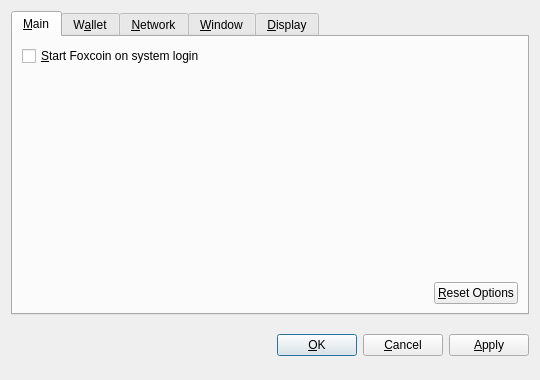
<?xml version="1.0" encoding="UTF-8"?>
<ui version="4.0">
 <class>OptionsDialog</class>
 <widget class="QDialog" name="OptionsDialog">
  <property name="geometry">
   <rect>
    <x>0</x>
    <y>0</y>
    <width>540</width>
    <height>380</height>
   </rect>
  </property>
  <property name="windowTitle">
   <string>Options</string>
  </property>
  <property name="modal">
   <bool>true</bool>
  </property>
  <layout class="QVBoxLayout" name="verticalLayout">
   <item>
    <widget class="QTabWidget" name="tabWidget">
     <property name="tabPosition">
      <enum>QTabWidget::North</enum>
     </property>
     <property name="currentIndex">
      <number>0</number>
     </property>
     <widget class="QWidget" name="tabMain">
      <attribute name="title">
       <string>&amp;Main</string>
      </attribute>
      <layout class="QVBoxLayout" name="verticalLayout_Main">
       <item>
        <widget class="QCheckBox" name="bitcoinAtStartup">
         <property name="toolTip">
          <string>Automatically start Foxcoin after logging in to the system.</string>
         </property>
         <property name="text">
          <string>&amp;Start Foxcoin on system login</string>
         </property>
        </widget>
       </item>
       <item>
        <spacer name="verticalSpacer_Main">
         <property name="orientation">
          <enum>Qt::Vertical</enum>
         </property>
         <property name="sizeHint" stdset="0">
          <size>
           <width>20</width>
           <height>40</height>
          </size>
         </property>
        </spacer>
       </item>
       <item>
        <layout class="QHBoxLayout" name="horizontalLayout_2_Main">
         <item>
          <spacer name="horizontalSpacer_2_Main">
           <property name="orientation">
            <enum>Qt::Horizontal</enum>
           </property>
           <property name="sizeHint" stdset="0">
            <size>
             <width>40</width>
             <height>20</height>
            </size>
           </property>
          </spacer>
         </item>
         <item>
          <widget class="QPushButton" name="resetButton">
           <property name="toolTip">
            <string>Reset all client options to default.</string>
           </property>
           <property name="text">
            <string>&amp;Reset Options</string>
           </property>
           <property name="autoDefault">
            <bool>false</bool>
           </property>
          </widget>
         </item>
        </layout>
       </item>
      </layout>
     </widget>
     <widget class="QWidget" name="tabWallet">
      <attribute name="title">
       <string>W&amp;allet</string>
      </attribute>
      <layout class="QVBoxLayout" name="verticalLayout_Network">
       <item>
        <widget class="QLabel" name="transactionFeeInfoLabel">
         <property name="text">
          <string>Optional transaction fee per kB that helps make sure your transactions are processed quickly. Most transactions are 1 kB.</string>
         </property>
         <property name="textFormat">
          <enum>Qt::PlainText</enum>
         </property>
         <property name="wordWrap">
          <bool>true</bool>
         </property>
        </widget>
       </item>
       <item>
        <layout class="QHBoxLayout" name="horizontalLayout_1_Main">
         <item>
          <widget class="QLabel" name="transactionFeeLabel">
           <property name="text">
            <string>Pay transaction &amp;fee</string>
           </property>
           <property name="textFormat">
            <enum>Qt::PlainText</enum>
           </property>
           <property name="buddy">
            <cstring>transactionFee</cstring>
           </property>
          </widget>
         </item>
         <item>
          <widget class="BitcoinAmountField" name="transactionFee"/>
         </item>
         <item>
          <spacer name="horizontalSpacer_1_Main">
           <property name="orientation">
            <enum>Qt::Horizontal</enum>
           </property>
           <property name="sizeHint" stdset="0">
            <size>
             <width>40</width>
             <height>20</height>
            </size>
           </property>
          </spacer>
         </item>
        </layout>
       </item>
       <item>
        <widget class="QLabel" name="label">
         <property name="text">
          <string>If you disable the spending of unconfirmed change, the change from a transaction cannot be used until that transaction has at least one confirmation. This also affects how your balance is computed.</string>
         </property>
         <property name="wordWrap">
          <bool>true</bool>
         </property>
        </widget>
       </item>
       <item>
        <widget class="QCheckBox" name="spendZeroConfChange">
         <property name="text">
          <string>Spend unconfirmed change  (experts only)</string>
         </property>
        </widget>
       </item>
       <item>
        <spacer name="verticalSpacer">
         <property name="orientation">
          <enum>Qt::Vertical</enum>
         </property>
         <property name="sizeHint" stdset="0">
          <size>
           <width>20</width>
           <height>40</height>
          </size>
         </property>
        </spacer>
       </item>
      </layout>
     </widget>
     <widget class="QWidget" name="tabNetwork">
      <attribute name="title">
       <string>&amp;Network</string>
      </attribute>
      <layout class="QVBoxLayout" name="verticalLayout_Network">
       <item>
        <widget class="QCheckBox" name="mapPortUpnp">
         <property name="toolTip">
          <string>Automatically open the Foxcoin client port on the router. This only works when your router supports UPnP and it is enabled.</string>
         </property>
         <property name="text">
          <string>Map port using &amp;UPnP</string>
         </property>
        </widget>
       </item>
       <item>
        <widget class="QCheckBox" name="connectSocks">
         <property name="toolTip">
          <string>Connect to the Foxcoin network through a SOCKS proxy (e.g. when connecting through Tor).</string>
         </property>
         <property name="text">
          <string>&amp;Connect through SOCKS proxy:</string>
         </property>
        </widget>
       </item>
       <item>
        <layout class="QHBoxLayout" name="horizontalLayout_Network">
         <item>
          <widget class="QLabel" name="proxyIpLabel">
           <property name="text">
            <string>Proxy &amp;IP:</string>
           </property>
           <property name="textFormat">
            <enum>Qt::PlainText</enum>
           </property>
           <property name="buddy">
            <cstring>proxyIp</cstring>
           </property>
          </widget>
         </item>
         <item>
          <widget class="QValidatedLineEdit" name="proxyIp">
           <property name="maximumSize">
            <size>
             <width>140</width>
             <height>16777215</height>
            </size>
           </property>
           <property name="toolTip">
            <string>IP address of the proxy (e.g. 127.0.0.1)</string>
           </property>
          </widget>
         </item>
         <item>
          <widget class="QLabel" name="proxyPortLabel">
           <property name="text">
            <string>&amp;Port:</string>
           </property>
           <property name="textFormat">
            <enum>Qt::PlainText</enum>
           </property>
           <property name="buddy">
            <cstring>proxyPort</cstring>
           </property>
          </widget>
         </item>
         <item>
          <widget class="QLineEdit" name="proxyPort">
           <property name="maximumSize">
            <size>
             <width>55</width>
             <height>16777215</height>
            </size>
           </property>
           <property name="toolTip">
            <string>Port of the proxy (e.g. 9050)</string>
           </property>
          </widget>
         </item>
         <item>
          <widget class="QLabel" name="socksVersionLabel">
           <property name="text">
            <string>SOCKS &amp;Version:</string>
           </property>
           <property name="textFormat">
            <enum>Qt::PlainText</enum>
           </property>
           <property name="buddy">
            <cstring>socksVersion</cstring>
           </property>
          </widget>
         </item>
         <item>
          <widget class="QValueComboBox" name="socksVersion">
           <property name="toolTip">
            <string>SOCKS version of the proxy (e.g. 5)</string>
           </property>
          </widget>
         </item>
         <item>
          <spacer name="horizontalSpacer_Network">
           <property name="orientation">
            <enum>Qt::Horizontal</enum>
           </property>
           <property name="sizeHint" stdset="0">
            <size>
             <width>40</width>
             <height>20</height>
            </size>
           </property>
          </spacer>
         </item>
        </layout>
       </item>
       <item>
        <spacer name="verticalSpacer_Network">
         <property name="orientation">
          <enum>Qt::Vertical</enum>
         </property>
         <property name="sizeHint" stdset="0">
          <size>
           <width>20</width>
           <height>40</height>
          </size>
         </property>
        </spacer>
       </item>
      </layout>
     </widget>
     <widget class="QWidget" name="tabWindow">
      <attribute name="title">
       <string>&amp;Window</string>
      </attribute>
      <layout class="QVBoxLayout" name="verticalLayout_Window">
       <item>
        <widget class="QCheckBox" name="minimizeToTray">
         <property name="toolTip">
          <string>Show only a tray icon after minimizing the window.</string>
         </property>
         <property name="text">
          <string>&amp;Minimize to the tray instead of the taskbar</string>
         </property>
        </widget>
       </item>
       <item>
        <widget class="QCheckBox" name="minimizeOnClose">
         <property name="toolTip">
          <string>Minimize instead of exit the application when the window is closed. When this option is enabled, the application will be closed only after selecting Quit in the menu.</string>
         </property>
         <property name="text">
          <string>M&amp;inimize on close</string>
         </property>
        </widget>
       </item>
       <item>
        <spacer name="verticalSpacer_Window">
         <property name="orientation">
          <enum>Qt::Vertical</enum>
         </property>
         <property name="sizeHint" stdset="0">
          <size>
           <width>20</width>
           <height>40</height>
          </size>
         </property>
        </spacer>
       </item>
      </layout>
     </widget>
     <widget class="QWidget" name="tabDisplay">
      <attribute name="title">
       <string>&amp;Display</string>
      </attribute>
      <layout class="QVBoxLayout" name="verticalLayout_Display">
       <item>
        <layout class="QHBoxLayout" name="horizontalLayout_1_Display">
         <item>
          <widget class="QLabel" name="langLabel">
           <property name="text">
            <string>User Interface &amp;language:</string>
           </property>
           <property name="textFormat">
            <enum>Qt::PlainText</enum>
           </property>
           <property name="buddy">
            <cstring>lang</cstring>
           </property>
          </widget>
         </item>
         <item>
          <widget class="QValueComboBox" name="lang">
           <property name="toolTip">
            <string>The user interface language can be set here. This setting will take effect after restarting Foxcoin.</string>
           </property>
          </widget>
         </item>
        </layout>
       </item>
       <item>
        <layout class="QHBoxLayout" name="horizontalLayout_2_Display">
         <item>
          <widget class="QLabel" name="unitLabel">
           <property name="text">
            <string>&amp;Unit to show amounts in:</string>
           </property>
           <property name="textFormat">
            <enum>Qt::PlainText</enum>
           </property>
           <property name="buddy">
            <cstring>unit</cstring>
           </property>
          </widget>
         </item>
         <item>
          <widget class="QValueComboBox" name="unit">
           <property name="toolTip">
            <string>Choose the default subdivision unit to show in the interface and when sending coins.</string>
           </property>
          </widget>
         </item>
        </layout>
       </item>
       <item>
        <widget class="QCheckBox" name="displayAddresses">
         <property name="toolTip">
          <string>Whether to show Foxcoin addresses in the transaction list or not.</string>
         </property>
         <property name="text">
          <string>&amp;Display addresses in transaction list</string>
         </property>
        </widget>
       </item>
       <item>
        <widget class="QCheckBox" name="coinControlFeatures">
         <property name="toolTip">
          <string>Whether to show coin control features or not.</string>
         </property>
         <property name="text">
          <string>Display coin &amp;control features (experts only!)</string>
         </property>
        </widget>
       </item>
       <item>
        <spacer name="verticalSpacer_Display">
         <property name="orientation">
          <enum>Qt::Vertical</enum>
         </property>
         <property name="sizeHint" stdset="0">
          <size>
           <width>20</width>
           <height>40</height>
          </size>
         </property>
        </spacer>
       </item>
      </layout>
     </widget>
    </widget>
   </item>
   <item>
    <layout class="QHBoxLayout" name="horizontalLayout_Buttons">
     <item>
      <spacer name="horizontalSpacer_1">
       <property name="orientation">
        <enum>Qt::Horizontal</enum>
       </property>
       <property name="sizeHint" stdset="0">
        <size>
         <width>40</width>
         <height>48</height>
        </size>
       </property>
      </spacer>
     </item>
     <item>
      <widget class="QLabel" name="statusLabel">
       <property name="font">
        <font>
         <weight>75</weight>
         <bold>true</bold>
        </font>
       </property>
       <property name="text">
        <string/>
       </property>
       <property name="textFormat">
        <enum>Qt::PlainText</enum>
       </property>
       <property name="wordWrap">
        <bool>true</bool>
       </property>
      </widget>
     </item>
     <item>
      <spacer name="horizontalSpacer_2">
       <property name="orientation">
        <enum>Qt::Horizontal</enum>
       </property>
       <property name="sizeHint" stdset="0">
        <size>
         <width>40</width>
         <height>48</height>
        </size>
       </property>
      </spacer>
     </item>
     <item>
      <widget class="QPushButton" name="okButton">
       <property name="text">
        <string>&amp;OK</string>
       </property>
      </widget>
     </item>
     <item>
      <widget class="QPushButton" name="cancelButton">
       <property name="text">
        <string>&amp;Cancel</string>
       </property>
       <property name="autoDefault">
        <bool>false</bool>
       </property>
      </widget>
     </item>
     <item>
      <widget class="QPushButton" name="applyButton">
       <property name="text">
        <string>&amp;Apply</string>
       </property>
       <property name="autoDefault">
        <bool>false</bool>
       </property>
      </widget>
     </item>
    </layout>
   </item>
  </layout>
 </widget>
 <customwidgets>
  <customwidget>
   <class>BitcoinAmountField</class>
   <extends>QSpinBox</extends>
   <header>bitcoinamountfield.h</header>
  </customwidget>
  <customwidget>
   <class>QValueComboBox</class>
   <extends>QComboBox</extends>
   <header>qvaluecombobox.h</header>
  </customwidget>
  <customwidget>
   <class>QValidatedLineEdit</class>
   <extends>QLineEdit</extends>
   <header>qvalidatedlineedit.h</header>
  </customwidget>
 </customwidgets>
 <resources/>
 <connections/>
</ui>
